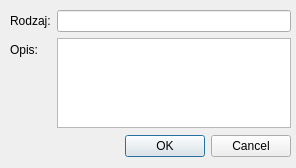
<?xml version="1.0" encoding="UTF-8"?>
<ui version="4.0">
 <class>noweociepdialog</class>
 <widget class="QDialog" name="noweociepdialog">
  <property name="geometry">
   <rect>
    <x>0</x>
    <y>0</y>
    <width>296</width>
    <height>168</height>
   </rect>
  </property>
  <property name="windowTitle">
   <string>Dodaj ocieplenie</string>
  </property>
  <widget class="QDialogButtonBox" name="buttonBox">
   <property name="geometry">
    <rect>
     <x>-50</x>
     <y>130</y>
     <width>341</width>
     <height>32</height>
    </rect>
   </property>
   <property name="orientation">
    <enum>Qt::Horizontal</enum>
   </property>
   <property name="standardButtons">
    <set>QDialogButtonBox::Cancel|QDialogButtonBox::Ok</set>
   </property>
  </widget>
  <widget class="QWidget" name="formLayoutWidget">
   <property name="geometry">
    <rect>
     <x>10</x>
     <y>10</y>
     <width>281</width>
     <height>118</height>
    </rect>
   </property>
   <layout class="QFormLayout" name="formLayout">
    <item row="0" column="0">
     <widget class="QLabel" name="label">
      <property name="text">
       <string>Rodzaj:</string>
      </property>
     </widget>
    </item>
    <item row="1" column="0">
     <widget class="QLabel" name="label_2">
      <property name="text">
       <string>Opis:</string>
      </property>
     </widget>
    </item>
    <item row="0" column="1">
     <widget class="QLineEdit" name="lineEdit"/>
    </item>
    <item row="1" column="1">
     <widget class="QPlainTextEdit" name="plainTextEdit"/>
    </item>
   </layout>
  </widget>
 </widget>
 <resources/>
 <connections/>
</ui>
